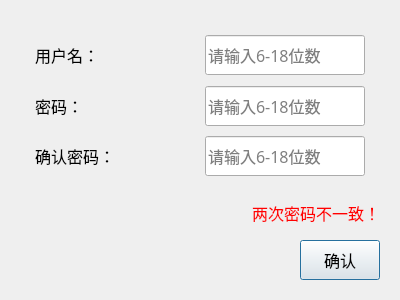
<?xml version="1.0" encoding="UTF-8"?>
<ui version="4.0">
 <class>Dialog</class>
 <widget class="QDialog" name="Dialog">
  <property name="geometry">
   <rect>
    <x>0</x>
    <y>0</y>
    <width>400</width>
    <height>300</height>
   </rect>
  </property>
  <property name="minimumSize">
   <size>
    <width>0</width>
    <height>300</height>
   </size>
  </property>
  <property name="maximumSize">
   <size>
    <width>16777215</width>
    <height>312</height>
   </size>
  </property>
  <property name="windowTitle">
   <string>Dialog</string>
  </property>
  <property name="styleSheet">
   <string notr="true"/>
  </property>
  <layout class="QVBoxLayout" name="verticalLayout">
   <property name="spacing">
    <number>15</number>
   </property>
   <property name="leftMargin">
    <number>20</number>
   </property>
   <property name="topMargin">
    <number>20</number>
   </property>
   <property name="rightMargin">
    <number>20</number>
   </property>
   <property name="bottomMargin">
    <number>20</number>
   </property>
   <item>
    <layout class="QGridLayout" name="gridLayout">
     <property name="leftMargin">
      <number>15</number>
     </property>
     <property name="topMargin">
      <number>15</number>
     </property>
     <property name="rightMargin">
      <number>15</number>
     </property>
     <property name="bottomMargin">
      <number>15</number>
     </property>
     <property name="horizontalSpacing">
      <number>10</number>
     </property>
     <property name="verticalSpacing">
      <number>15</number>
     </property>
     <item row="0" column="0">
      <widget class="QLabel" name="label">
       <property name="minimumSize">
        <size>
         <width>0</width>
         <height>40</height>
        </size>
       </property>
       <property name="maximumSize">
        <size>
         <width>16777215</width>
         <height>40</height>
        </size>
       </property>
       <property name="font">
        <font>
         <family>微软雅黑</family>
         <pointsize>12</pointsize>
        </font>
       </property>
       <property name="text">
        <string>用户名：</string>
       </property>
      </widget>
     </item>
     <item row="0" column="1">
      <widget class="QLineEdit" name="lineEdit">
       <property name="sizePolicy">
        <sizepolicy hsizetype="Preferred" vsizetype="Preferred">
         <horstretch>0</horstretch>
         <verstretch>0</verstretch>
        </sizepolicy>
       </property>
       <property name="minimumSize">
        <size>
         <width>0</width>
         <height>40</height>
        </size>
       </property>
       <property name="maximumSize">
        <size>
         <width>16777215</width>
         <height>40</height>
        </size>
       </property>
       <property name="font">
        <font>
         <family>微软雅黑</family>
         <pointsize>12</pointsize>
        </font>
       </property>
       <property name="inputMask">
        <string/>
       </property>
       <property name="text">
        <string/>
       </property>
       <property name="maxLength">
        <number>18</number>
       </property>
       <property name="placeholderText">
        <string>请输入6-18位数</string>
       </property>
      </widget>
     </item>
     <item row="1" column="0">
      <widget class="QLabel" name="label_2">
       <property name="minimumSize">
        <size>
         <width>0</width>
         <height>40</height>
        </size>
       </property>
       <property name="maximumSize">
        <size>
         <width>16777215</width>
         <height>40</height>
        </size>
       </property>
       <property name="font">
        <font>
         <family>微软雅黑</family>
         <pointsize>12</pointsize>
        </font>
       </property>
       <property name="text">
        <string>密码：</string>
       </property>
      </widget>
     </item>
     <item row="1" column="1">
      <widget class="QLineEdit" name="lineEdit_2">
       <property name="sizePolicy">
        <sizepolicy hsizetype="Preferred" vsizetype="Preferred">
         <horstretch>0</horstretch>
         <verstretch>0</verstretch>
        </sizepolicy>
       </property>
       <property name="minimumSize">
        <size>
         <width>0</width>
         <height>40</height>
        </size>
       </property>
       <property name="maximumSize">
        <size>
         <width>16777215</width>
         <height>40</height>
        </size>
       </property>
       <property name="font">
        <font>
         <family>微软雅黑</family>
         <pointsize>12</pointsize>
        </font>
       </property>
       <property name="maxLength">
        <number>18</number>
       </property>
       <property name="echoMode">
        <enum>QLineEdit::Password</enum>
       </property>
       <property name="placeholderText">
        <string>请输入6-18位数</string>
       </property>
      </widget>
     </item>
     <item row="2" column="0">
      <widget class="QLabel" name="label_3">
       <property name="minimumSize">
        <size>
         <width>0</width>
         <height>40</height>
        </size>
       </property>
       <property name="maximumSize">
        <size>
         <width>16777215</width>
         <height>40</height>
        </size>
       </property>
       <property name="font">
        <font>
         <family>微软雅黑</family>
         <pointsize>12</pointsize>
        </font>
       </property>
       <property name="text">
        <string>确认密码：</string>
       </property>
      </widget>
     </item>
     <item row="2" column="1">
      <widget class="QLineEdit" name="lineEdit_3">
       <property name="sizePolicy">
        <sizepolicy hsizetype="Preferred" vsizetype="Preferred">
         <horstretch>0</horstretch>
         <verstretch>0</verstretch>
        </sizepolicy>
       </property>
       <property name="minimumSize">
        <size>
         <width>0</width>
         <height>40</height>
        </size>
       </property>
       <property name="maximumSize">
        <size>
         <width>16777215</width>
         <height>40</height>
        </size>
       </property>
       <property name="font">
        <font>
         <family>微软雅黑</family>
         <pointsize>12</pointsize>
        </font>
       </property>
       <property name="maxLength">
        <number>18</number>
       </property>
       <property name="echoMode">
        <enum>QLineEdit::Password</enum>
       </property>
       <property name="placeholderText">
        <string>请输入6-18位数</string>
       </property>
      </widget>
     </item>
    </layout>
   </item>
   <item>
    <widget class="QLabel" name="label_tipe">
     <property name="font">
      <font>
       <pointsize>12</pointsize>
      </font>
     </property>
     <property name="styleSheet">
      <string notr="true">color: rgb(255, 0, 0);</string>
     </property>
     <property name="text">
      <string>两次密码不一致！</string>
     </property>
     <property name="alignment">
      <set>Qt::AlignRight|Qt::AlignTrailing|Qt::AlignVCenter</set>
     </property>
    </widget>
   </item>
   <item>
    <layout class="QHBoxLayout" name="horizontalLayout">
     <item>
      <spacer name="horizontalSpacer">
       <property name="orientation">
        <enum>Qt::Horizontal</enum>
       </property>
       <property name="sizeHint" stdset="0">
        <size>
         <width>40</width>
         <height>20</height>
        </size>
       </property>
      </spacer>
     </item>
     <item>
      <widget class="QPushButton" name="pushButton">
       <property name="minimumSize">
        <size>
         <width>0</width>
         <height>40</height>
        </size>
       </property>
       <property name="maximumSize">
        <size>
         <width>16777215</width>
         <height>40</height>
        </size>
       </property>
       <property name="font">
        <font>
         <family>微软雅黑</family>
         <pointsize>12</pointsize>
        </font>
       </property>
       <property name="text">
        <string>确认</string>
       </property>
      </widget>
     </item>
    </layout>
   </item>
  </layout>
 </widget>
 <resources/>
 <connections/>
</ui>
